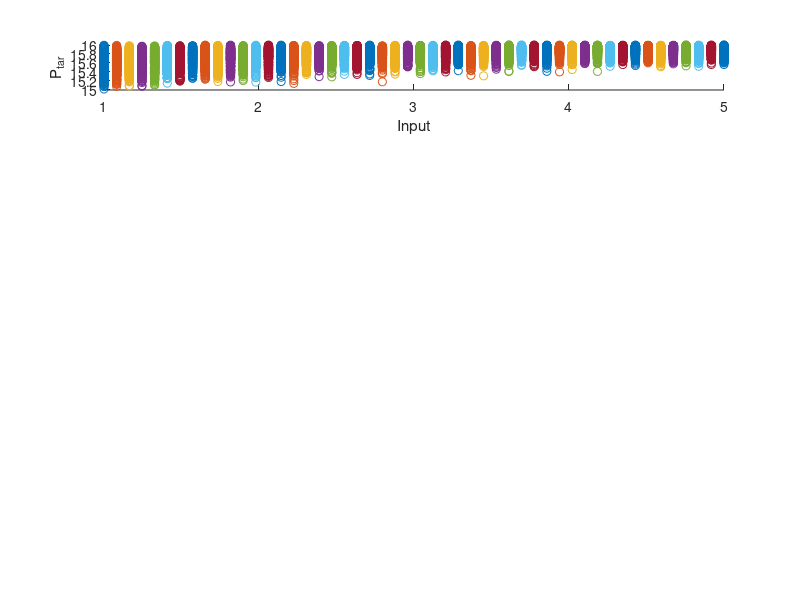

Reproduce this figure in MATLAB. (Note: this script raises an error after producing the figure.)
clear all
close all

polyOrder = 3;
dim = 1;  % Dimensionality of parameter space
lb = 1;
ub = 5;
numSlice = 50;
numSamples = 400;
%samps = genPosteriorSamples(4);


%% Run Script
xxx = linspace(lb, ub, numSlice);
samples = zeros(numSamples, numSlice);
figure(1)
subplot(6,1,1)
for idx = 1:numSlice
    variance = 10*abs(sin(xxx(idx)));
    samples(:,idx) = 15 + betarnd(3*xxx(idx), 2, [numSamples,1]);
    scatter(xxx(idx)*ones([numSamples,1]), samples(:,idx), 'blue');
    hold on
    xlabel("Input")
    ylabel("P_{tar}")
end


K = length(samples(:,1));

options = optimoptions('fmincon', 'MaxIterations',  1000, 'algorithm',...
    'sqp', 'StepTolerance', eps, 'MaxFunctionEvaluations', 10000);

gammas_1 = zeros([numSlice, 1]);
gammas_2 = zeros([numSlice, 1]);
gammas_3 = zeros([numSlice, 1]);
gammas_4 = zeros([numSlice, 1]);

for tmz = 1:polyOrder
    fprintf("TMZ %d \n", tmz)
    multi_indices = genTotalOrderMI(tmz, 1);
    for dmx = 1:numSlice
        fprintf("DMX %d \n", dmx)
        samps = samples(:,dmx);
        if tmz == 1
            objF  = @(xx) objectiveFunc(xx, samps, multi_indices, 1);
            const = @(xx) constraintFunc(xx, samps, multi_indices, 1, 10^-8);
            if dmx == 1
                AA = fmincon(...
                    objF, ...
                    [1,1],...
                    [],[],[],[],[],[],...
                    const, ...
                    options...
                    );
                gammas_1(dmx) = AA(1);
                gammas_2(dmx) = AA(2);
            else
                AA = fmincon(...
                    objF, ...
                    [gammas_1(dmx-1), gammas_2(dmx-1)],...
                    [],[],[],[],[],[],...
                    const, ...
                    options...
                    );
                gammas_1(dmx) = AA(1);
                gammas_2(dmx) = AA(2);
            end
        elseif tmz == 2
            objF  = @(xx) objectiveFunc([gammas_1(dmx), gammas_2(dmx), xx], samps, multi_indices, 1);
            const = @(xx) constraintFunc([gammas_1(dmx),gammas_2(dmx),xx], samps, multi_indices, 1, 10^-8);
            if dmx == 1
                gammas_3(dmx) = fmincon(...
                    objF, ...
                    1,...
                    [],[],[],[],[],[],...
                    const, ...
                    options...
                    );
            else
                gammas_3(dmx) = fmincon(...
                objF, ...
                gammas_3(dmx-1),...
                [],[],[],[],[],[],...
                const, ...
                options...
                );
            end
        elseif tmz == 3
            objF  = @(xx) objectiveFunc([gammas_1(dmx), gammas_2(dmx), gammas_3(dmx), xx], samps, multi_indices, 1);
            const = @(xx) constraintFunc([gammas_1(dmx), gammas_2(dmx), gammas_3(dmx), xx], samps, multi_indices, 1, 10^-8);
            if dmx == 1
                gammas_4(dmx) = fmincon(...
                    objF, ...
                    1,...
                    [],[],[],[],[],[],...
                    const, ...
                    options...
                    );
            else
                gammas_4(dmx) = fmincon(...
                    objF, ...
                    gammas_4(dmx-1),...
                    [],[],[],[],[],[],...
                    const, ...
                    options...
                    );
            end
        end
    end
end

transformedSamples = zeros(size(samples));

for idx = 1:numSlice
    for tmz = 1:numSamples
        transformedSamples(tmz,idx) = tMAP(samples(tmz,idx), [gammas_1(idx), gammas_2(idx), gammas_3(idx), gammas_4(idx)], multi_indices);
    end
    subplot(6,1,6)
    scatter(xxx(idx)*ones(size(samples(:,idx))), transformedSamples(:,idx), 'red') 
    ylabel("P_{ref}")
    hold on
end

subplot(6,1,2)
scatter(1:numSlice, gammas_1)
ylabel('P 1')
subplot(6,1,3)
scatter(1:numSlice, gammas_2)
ylabel('P 2')
subplot(6,1,4)
scatter(1:numSlice, gammas_3)
ylabel('P 3')
subplot(6,1,5)
scatter(1:numSlice, gammas_4)
ylabel('P 3')
subplot(6,1,6)



plot3dhist(samples, numSlice, xxx, 13, false)

plot3dhist(transformedSamples, numSlice, xxx, 14, true)

